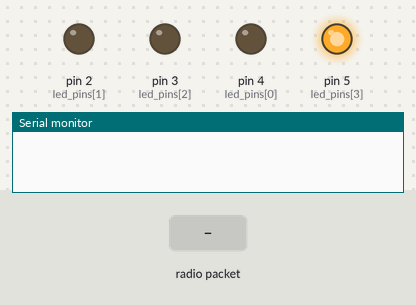
The sketch below on a simulated Arduino Uno, built with avr-gcc and run on an emulated ATmega328P. On the bench: output pins drawn as LEDs (lit = HIGH), the last lines printed to the serial monitor. The inputs (shaded band) are chosen by the test bench. No radio packets arrive unless stated.

Above: at 0.1 s.
At 4.0 s:
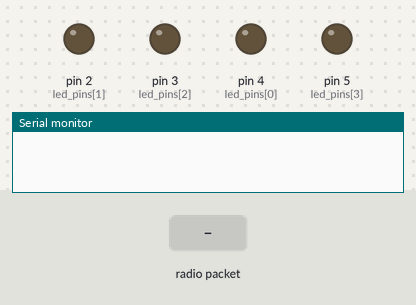
4.1 s: radio packet "1" arrives
At 4.6 s:
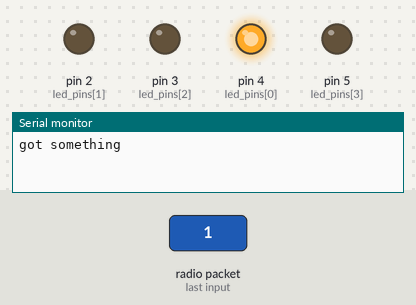
Timing chart, 0 to 7.1 s (numbered marks = the images above; inputs shaded):
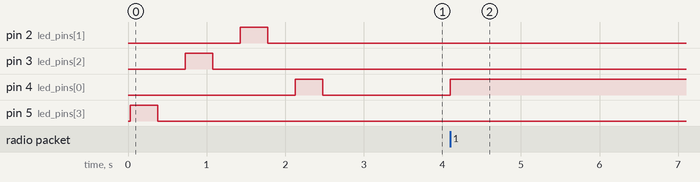

The sketch:

Reciver.ino
```cpp
#include <SPI.h>
#include "nRF24L01.h"
#include "RF24.h"
#include "printf.h"

// Set up nRF24L01 radio on SPI bus plus pins 9 & 10 (CE & CS)

RF24 radio(9,10);

// Pins on the remote for buttons
const uint8_t button_pins[] = { 4,2,3,5 };
const uint8_t num_button_pins = sizeof(button_pins);

// Pins on the LED board for LED's
const uint8_t led_pins[] = { 4,2,3,5 };
const uint8_t num_led_pins = sizeof(led_pins);

// Single radio pipe address for the 2 nodes to communicate.
const uint64_t pipe = 0xE8E8F0F0E1LL;

// The various roles supported by this sketch
typedef enum { role_remote = 1, role_led } role_e;

// The debug-friendly names of those roles
const char* role_friendly_name[] = { "invalid", "Remote", "LED Board"};

// The role of the current running sketch
role_e role;

uint8_t button_states[num_button_pins];
uint8_t led_states[num_led_pins];

//
// Setup
//

void setup(void)
{

  delay(20); // Just to get a solid reading on the role pin

    role = role_led;

  //
  // Print preamble
  //

  Serial.begin(115200);
  printf_begin();
  printf("\n\rRF24/examples/led_remote/\n\r");
  printf("ROLE: %s\n\r",role_friendly_name[role]);

  //
  // Setup and configure rf radio
  //

  radio.begin();
  // Max power
radio.setPALevel( RF24_PA_MIN ) ;

// Min speed (for better range I presume)
radio.setDataRate( RF24_250KBPS ) ;

// 8 bits CRC
radio.setCRCLength( RF24_CRC_8 ) ;

  //
  // Open pipes to other nodes for communication
  //

  // This simple sketch opens a single pipes for these two nodes to communicate
  // back and forth.  One listens on it, the other talks to it.

    radio.openReadingPipe(1,pipe);

  //
  // Start listening
  //

  if ( role == role_led )
    radio.startListening();

  //
  // Dump the configuration of the rf unit for debugging
  //

  radio.printDetails();


  //Blink leds
    int i = num_led_pins;
    while(i--)
    {
      pinMode(led_pins[i],OUTPUT);
      led_states[i] = HIGH;
      digitalWrite(led_pins[i],led_states[i]);
      delay(350);
      led_states[i] = LOW;
      digitalWrite(led_pins[i],led_states[i]);
     delay (350);
    }
}
//
// Loop
//

void loop(void)
{
 delay (5);

  //
  // LED role.  Receive the state of all buttons, and reflect that in the LEDs
  //

  if ( role == role_led )
  {
    // if there is data ready
    if ( radio.available() )
    {
    Serial.println("got something");
      // Dump the payloads until we've gotten everything
      while (radio.available())
      {
        // Fetch the payload, and see if this was the last one.
        radio.read( button_states, num_button_pins );

        // Spew it
         // For each button, if the button now on, then toggle the LED
        int i = num_led_pins;
        while(i--)
        {
          digitalWrite(led_pins[i], button_states[i]);
        }
      }
    }
  }
}
// vim:ai:cin:sts=2 sw=2 ft=cpp
```

Measured:
- after the input at 4.1 s, pin 4 (led_pins[0]): LOW → HIGH at once
